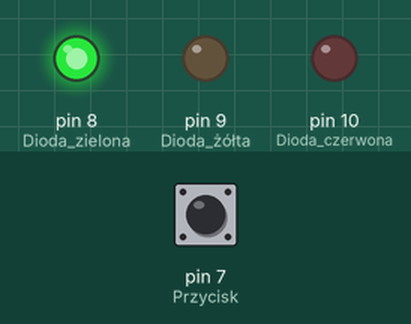
Simulated run of this sketch. Board: Arduino Uno, built with avr-gcc and run on an emulated ATmega328P. On the bench: output pins drawn as LEDs (lit = HIGH). The inputs (shaded band) are chosen by the test bench; at power-on: pin 7 (Przycisk) HIGH.

Above: at 1.8 s.
1.9 s: pin 7 (Przycisk) pulled LOW for 3.2 s
At 6.2 s:
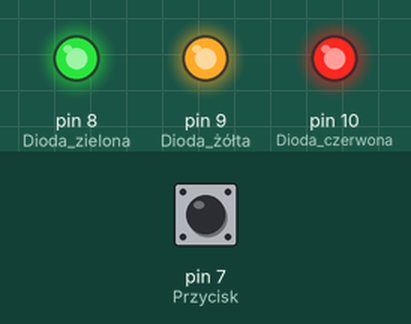
6.6 s: pin 7 (Przycisk) pulled LOW for 0.15 s
At 7.6 s:
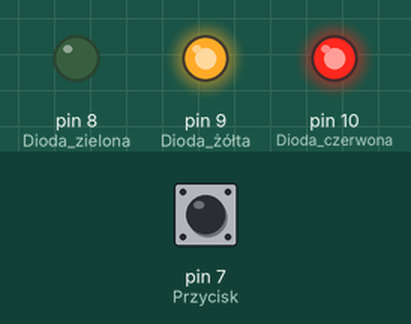
8.2 s: pin 7 (Przycisk) pulled LOW for 1 s
At 8.8 s:
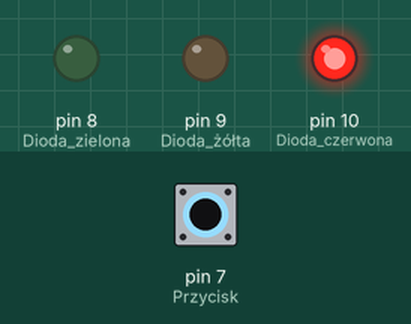
Timing chart, 0 to 11.2 s (numbered marks = the images above; inputs shaded):
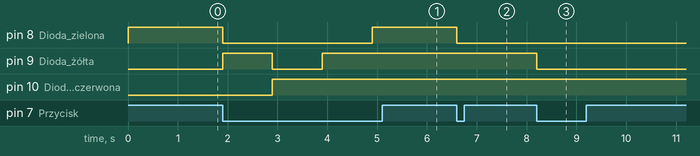

Measured:
- after the input at 1.9 s, pin 8 (Dioda_zielona): HIGH → LOW at once, → HIGH 3.0 s later; pin 9 (Dioda_żółta): LOW → HIGH at once, → LOW 1.0 s later, → HIGH 1.0 s later; pin 10 (Dioda_czerwona): LOW → HIGH after 1.0 s
- after the input at 6.6 s, pin 8 (Dioda_zielona): HIGH → LOW at once
- after the input at 8.2 s, pin 9 (Dioda_żółta): HIGH → LOW at once

The sketch:

01f_Swiatla_uliczne_na_przycisk.ino
```cpp
/*********************************************************************
Połączenia:

Anoda LED zielona   - pin 8
Anoda LED żółta     - pin 9
Anoda LED czerwona  - pin 10

Katoda wszystkie LED - GND - masa - 0V

Przycisk 1 - pin 7
Przycisk 2 - GND - masa - 0V
*********************************************************************/


// Instrukcje wykonywane raz po starcie Arduino
void setup() {
  pinMode(10, OUTPUT); //Dioda czerwona
  pinMode(9, OUTPUT); //Dioda żółta
  pinMode(8, OUTPUT); //Dioda zielona
  pinMode(7, INPUT_PULLUP); //Przycisk

// Wyłączenie diod
  digitalWrite(10, LOW);
  digitalWrite(9, LOW);
  digitalWrite(8, LOW);
}

//Instrukcje, które będą wykonywały się w koło (w pętli)
void loop() {
// Włączenie zielonej diody
  digitalWrite(8, HIGH); //Zielona

//Jeśli przycisk jest wciśnięty to idź dalej
  delay(1000);
  while (digitalRead(7) == HIGH) {}

// Zielona gaśnie, pali się żółta
  digitalWrite(8, LOW); //Zielona
  digitalWrite(9, HIGH); //Żółta

//Jeśli przycisk jest wciśnięty to idź dalej
  delay(1000);
  while (digitalRead(7) == HIGH) {}

// Żółta gaśnie, pali się czerwona
  digitalWrite(9, LOW); //Żółta
  digitalWrite(10, HIGH); //Czerwona

//Jeśli przycisk jest wciśnięty to idź dalej
  delay(1000);
  while (digitalRead(7) == HIGH) {}

// Pali się czerwona z żółtą
  digitalWrite(10, HIGH); //Czerwona
  digitalWrite(9, HIGH); //Żółta

//Jeśli przycisk jest wciśnięty to idź dalej
  delay(1000);
  while (digitalRead(7) == HIGH) {}
}
```
